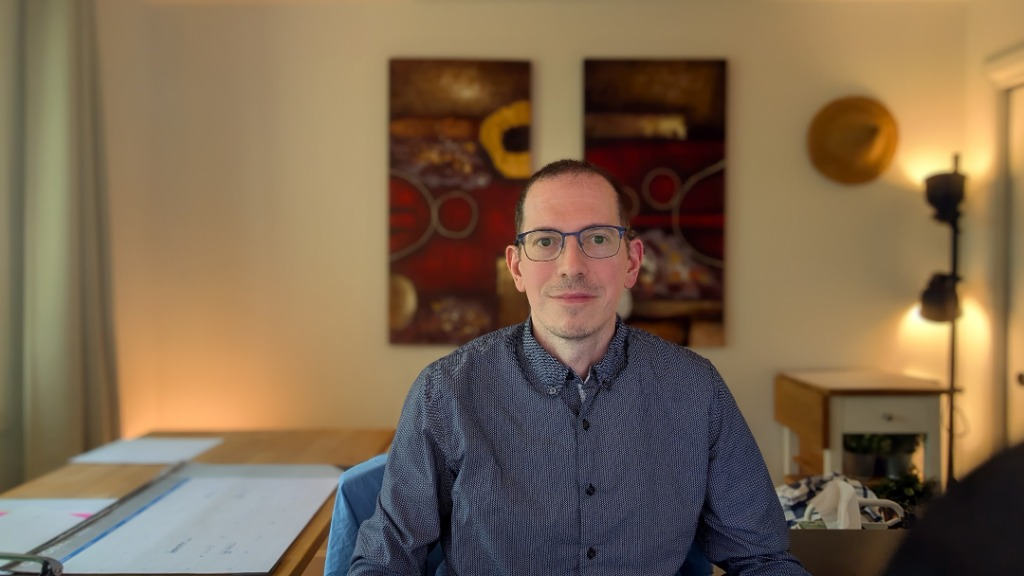
#> input picture src/assets/denis-ethier.png, 1024 x 576 px, found by its file name
$ python create_thumbnail.py
#> lines starting #> are read from the running program, lines starting #| are printed output that depends on the picture
import os
from PIL import Image, ImageDraw, ImageFont, ImageFilter, ImageEnhance

# Canvas resolution 1920x1080
W, H = 1920, 1080
canvas = Image.new("RGB", (W, H), (8, 6, 12))
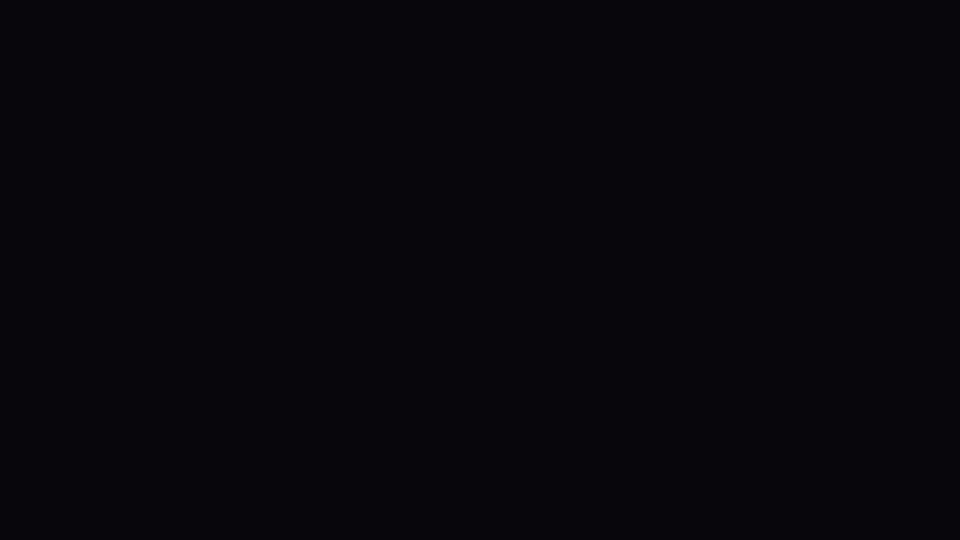
#> canvas: PIL image 1920x1080 RGB (shown at 1/2 size); mean R, G, B 8, 6, 12

# Load original Denis photo
denis_img = Image.open("src/assets/denis-ethier.png").convert("RGBA")

# Adjust contrast, brightness, and sharpness for crisp studio look
enhancer = ImageEnhance.Contrast(denis_img)
denis_img = enhancer.enhance(1.10)
enhancer = ImageEnhance.Color(denis_img)
denis_img = enhancer.enhance(1.05)
enhancer = ImageEnhance.Sharpness(denis_img)
denis_img = enhancer.enhance(1.15)

# Target size for Denis: scale to fit nicely on the right side
scale = (H / denis_img.height) * 1.05
#> scale = 1.97
new_w = int(denis_img.width * scale)
#> new_w = 2016
new_h = int(denis_img.height * scale)
#> new_h = 1134
denis_scaled = denis_img.resize((new_w, new_h), Image.Resampling.LANCZOS)

# Position Denis shifted ~15% to the right
denis_x = int((W - new_w) / 2 + 330)
#> denis_x = 282
denis_y = int(H - new_h)
#> denis_y = -54

# Create smooth gradient mask so left and right walls fade seamlessly into dark obsidian background
mask = Image.new("L", (new_w, new_h), 255)
#> mask: PIL image 2016x1134 L; every value is 255
mask_draw = ImageDraw.Draw(mask)

fade_left_start = int(new_w * 0.22)
#> fade_left_start = 443
fade_left_end = int(new_w * 0.38)
#> fade_left_end = 766
fade_right_start = int(new_w * 0.88)
#> fade_right_start = 1774
fade_right_end = int(new_w * 0.98)
#> fade_right_end = 1975

for x in range(new_w):
    if x < fade_left_start:
        alpha = 0
    elif x < fade_left_end:
        t = (x - fade_left_start) / (fade_left_end - fade_left_start)
        alpha = int(255 * (t ** 1.5))
    elif x > fade_right_end:
        alpha = 0
    elif x > fade_right_start:
        t = 1.0 - ((x - fade_right_start) / (fade_right_end - fade_right_start))
        alpha = int(255 * (t ** 1.5))
    else:
        alpha = 255
    mask_draw.line([(x, 0), (x, new_h)], fill=alpha)

# Paste Denis on canvas with mask
canvas.paste(denis_scaled, (denis_x, denis_y), mask)
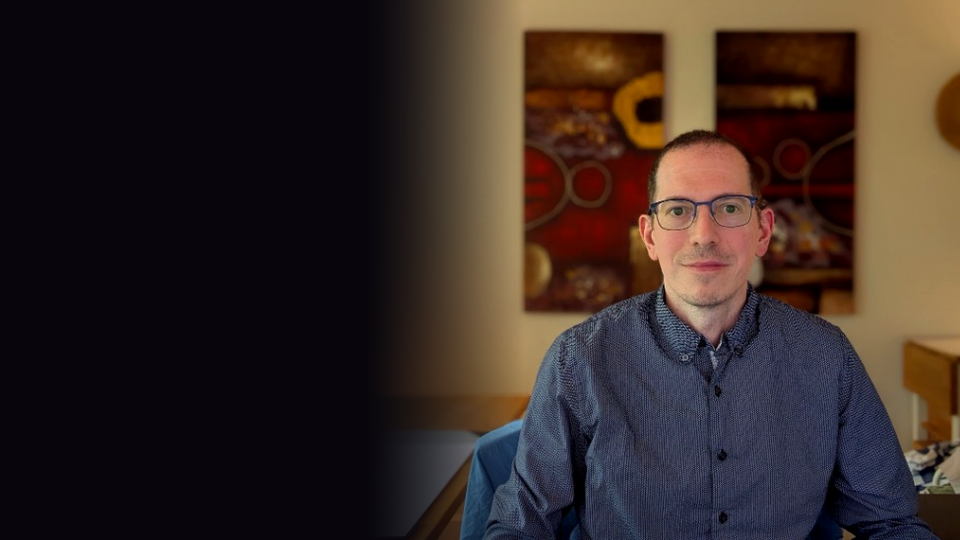
#> canvas: PIL image 1920x1080 RGB (shown at 1/2 size); mean R, G, B 55.2, 42.4, 37.7

# Add subtle dark ambient gradient on left to ensure maximum punch and legibility for text & graph
overlay = Image.new("RGBA", (W, H), (0, 0, 0, 0))
#> overlay: PIL image 1920x1080 RGBA; every value is 0
ov_draw = ImageDraw.Draw(overlay)
for x in range(int(W * 0.62)):
    t = x / (W * 0.62)
    alpha = int(255 * (1.0 - t ** 2.0))
    ov_draw.line([(x, 0), (x, H)], fill=(8, 6, 12, alpha))

canvas = Image.alpha_composite(canvas.convert("RGBA"), overlay).convert("RGB")
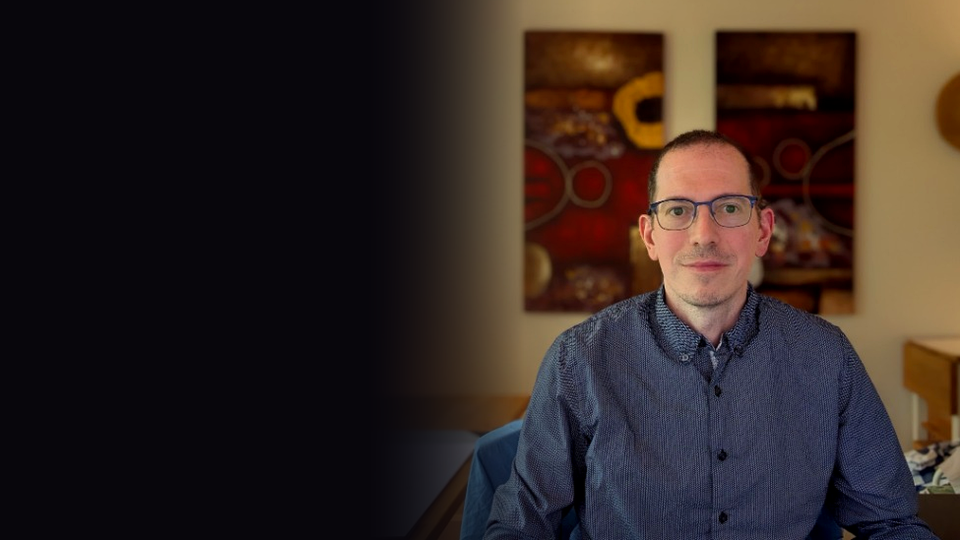
#> canvas: PIL image 1920x1080 RGB (shown at 1/2 size); mean R, G, B 51, 38.8, 35.4

# Now let's draw Typography and Graph
draw = ImageDraw.Draw(canvas)

# Fonts
font_dir = "C:/Windows/Fonts"
font_title_1 = ImageFont.truetype(os.path.join(font_dir, "Montserrat-Bold.ttf"), 70)
font_title_2 = ImageFont.truetype(os.path.join(font_dir, "Montserrat-Bold.ttf"), 80)
font_subtitle = ImageFont.truetype(os.path.join(font_dir, "Roboto-Bold.ttf"), 38)
font_badge = ImageFont.truetype(os.path.join(font_dir, "segoeuib.ttf"), 22)

# Left margin
LX = 90

# 1. Main Title
# Line 1: MY BMS &
draw.text((LX, 110), "MY BMS &", font=font_title_1, fill=(255, 255, 255))

# Line 2: CARNIVORE STORY
draw.text((LX, 185), "CARNIVORE STORY", font=font_title_2, fill=(245, 158, 11)) # Vibrant Amber

# 2. Subtitle: How Cheating Reset My Pain
draw.text((LX, 290), "How Cheating Reset My Pain", font=font_subtitle, fill=(226, 232, 240))

# 3. Load & embed the glowing fluctuation graph
graph_path = "public/bms-pain-fluctuation-graph.jpg"
if os.path.exists(graph_path):
    graph_img = Image.open(graph_path).convert("RGB")

    # Graph Box Dimensions
    gw, gh = 720, 420
    gx, gy = LX, 375

    # Resize graph image
    graph_resized = graph_img.resize((gw, gh), Image.Resampling.LANCZOS)

    # Draw dark card container with rounded corners and purple/cyan border
    card_bg = Image.new("RGBA", (gw + 24, gh + 95), (15, 11, 28, 245))
    card_draw = ImageDraw.Draw(card_bg)

    # Glowing border
    card_draw.rounded_rectangle(
        [(0, 0), (gw + 23, gh + 94)],
        radius=18,
        outline=(168, 85, 247, 200),
        width=2
    )

    # Paste card background onto canvas
    canvas.paste(card_bg.convert("RGB"), (gx - 12, gy - 48), card_bg)

    # Paste graph image inside card
    canvas.paste(graph_resized, (gx, gy))

    # Card Header / Label
    draw.text((gx + 10, gy - 34), "PAIN FLUCTUATION CYCLE (2/10 → 5/10 → 1/10)", font=font_badge, fill=(56, 189, 248))

# Save to public/bms-carnivore-yoyo-thumbnail.jpg
canvas.save("public/bms-carnivore-yoyo-thumbnail.jpg", "JPEG", quality=95)
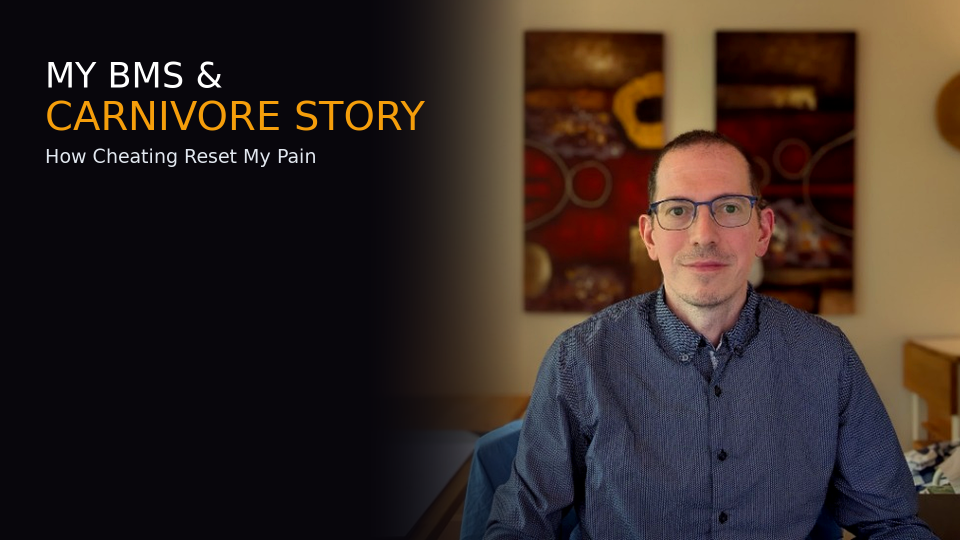
#> saved as bms-carnivore-yoyo-thumbnail.jpg: PIL image 1920x1080 RGB (shown at 1/2 size); mean R, G, B 53.6, 41, 36.5
print("Saved refined thumbnail successfully to public/bms-carnivore-yoyo-thumbnail.jpg")

$ run again, with src/assets/breathing-visual.png copied over src/assets/denis-ethier.png
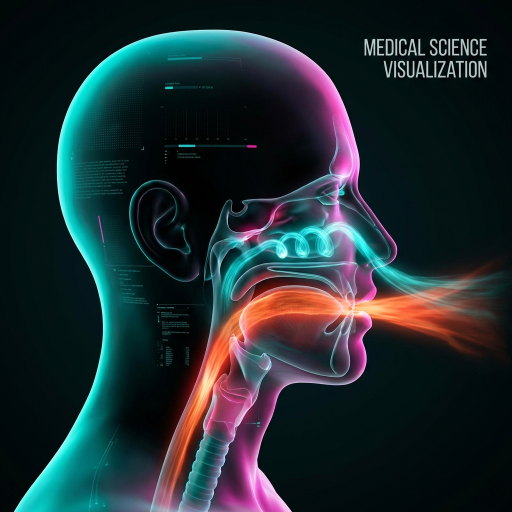
#> input picture src/assets/breathing-visual.png, 1024 x 1024 px, found by its file name (shown at 1/2 size)
#> `denis_scaled = denis_img.resize((new_w, new_h), Image.Resampling.LANCZ..`:
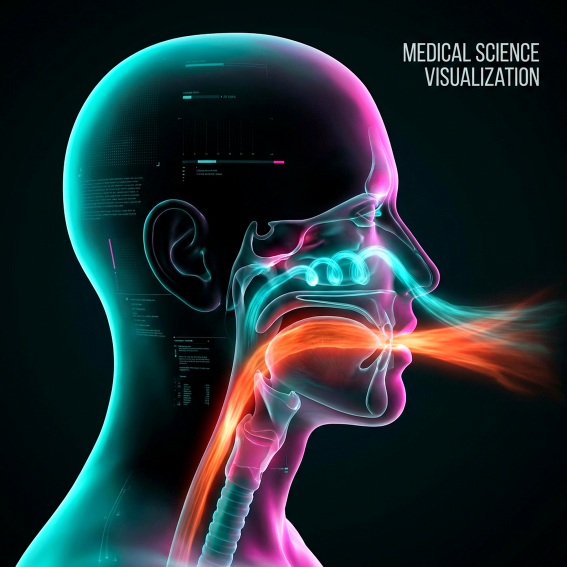
#> denis_scaled: PIL image 1134x1134 RGBA (shown at 1/2 size); mean R, G, B, A 31.5, 44.3, 48.8, 255
#> mask: PIL image 1134x1134 L; every value is 255
#> overlay: PIL image 1920x1080 RGBA; every value is 0
#> `canvas.save("public/bms-carnivore-yoyo-thumbnail.jpg", "JPEG", quality..`:
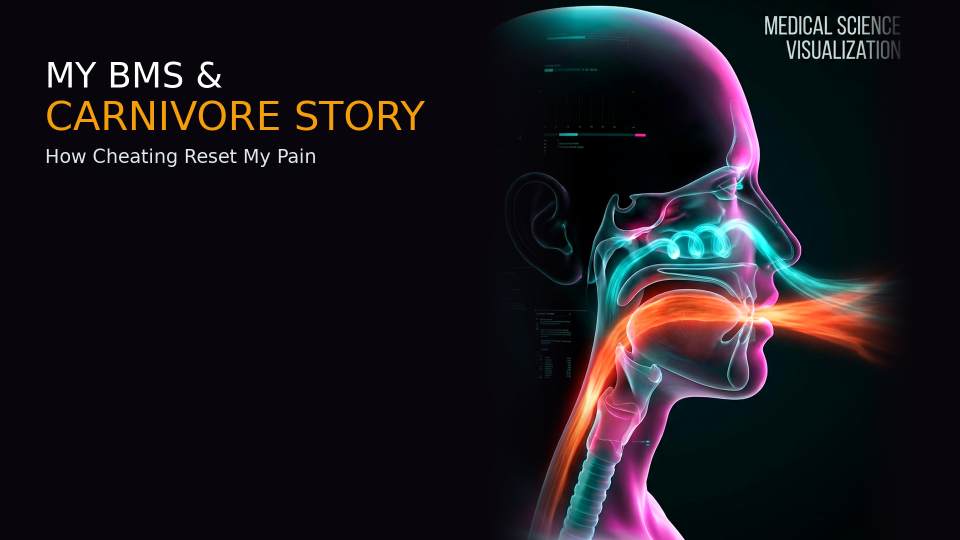
#> saved as bms-carnivore-yoyo-thumbnail.jpg: PIL image 1920x1080 RGB (shown at 1/2 size); mean R, G, B 25.4, 22.8, 28.2

$ run again, with src/assets/hd-yt-thumbnail.png copied over src/assets/denis-ethier.png
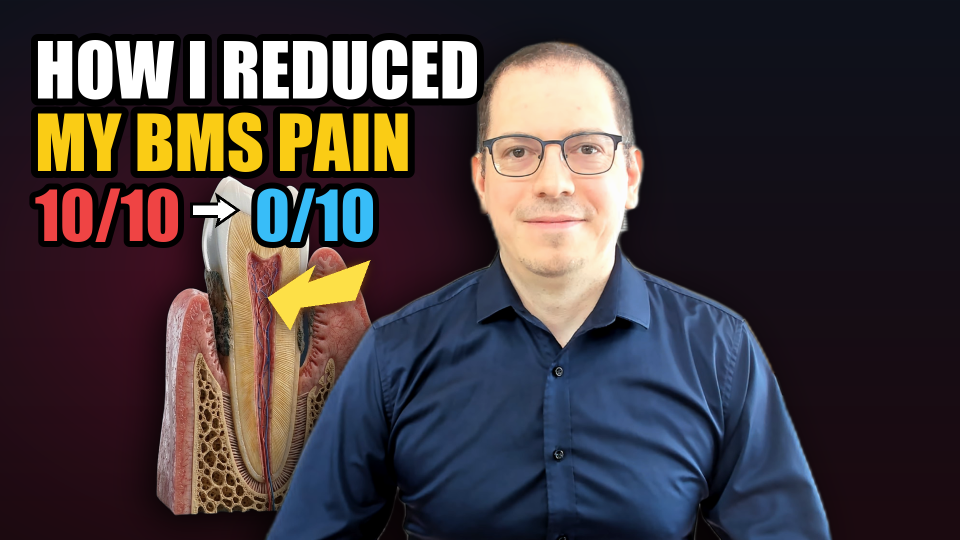
#> input picture src/assets/hd-yt-thumbnail.png, 1920 x 1080 px, found by its file name (shown at 1/2 size)
#> `denis_scaled = denis_img.resize((new_w, new_h), Image.Resampling.LANCZ..`:
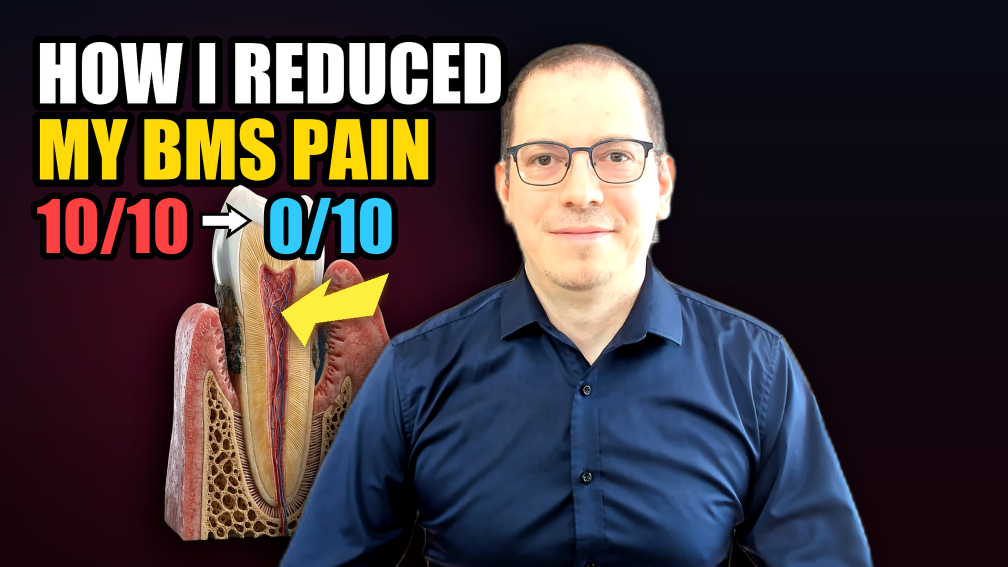
#> denis_scaled: PIL image 2016x1134 RGBA (shown at 1/2 size); mean R, G, B, A 67.3, 58.1, 60.7, 255
#> mask: PIL image 2016x1134 L; every value is 255
#> overlay: PIL image 1920x1080 RGBA; every value is 0
#> `canvas.save("public/bms-carnivore-yoyo-thumbnail.jpg", "JPEG", quality..`:
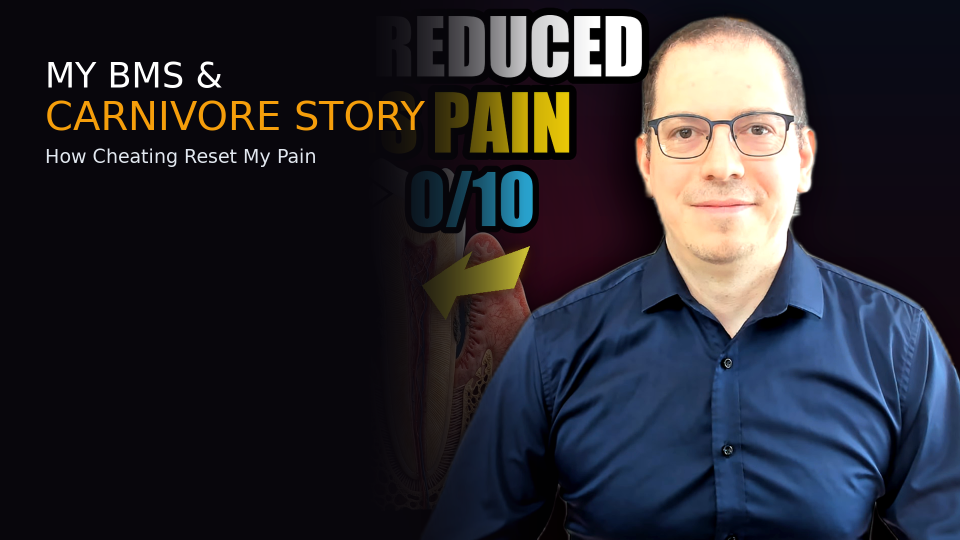
#> saved as bms-carnivore-yoyo-thumbnail.jpg: PIL image 1920x1080 RGB (shown at 1/2 size); mean R, G, B 42.3, 41.3, 48.2
